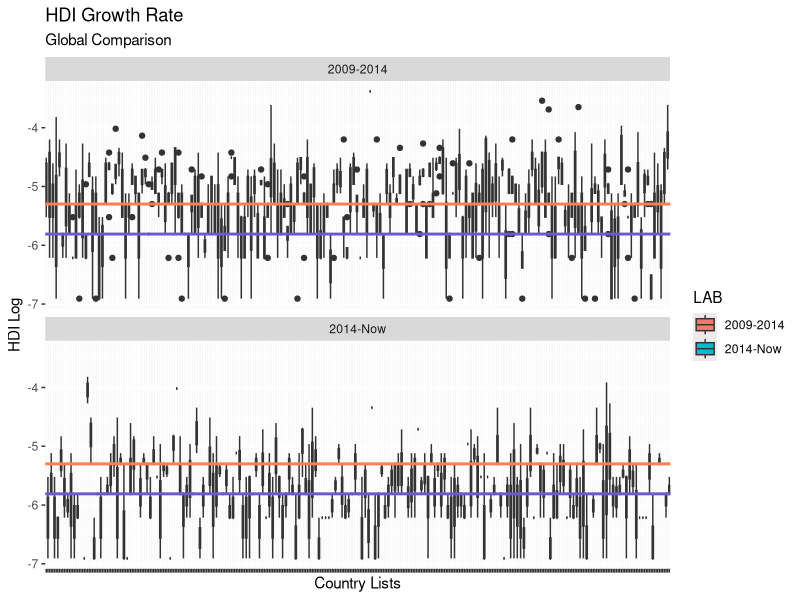
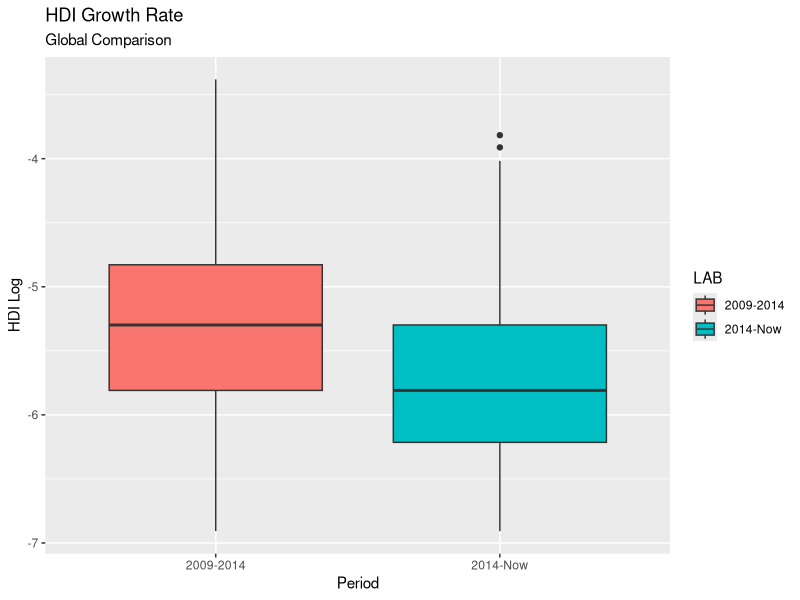
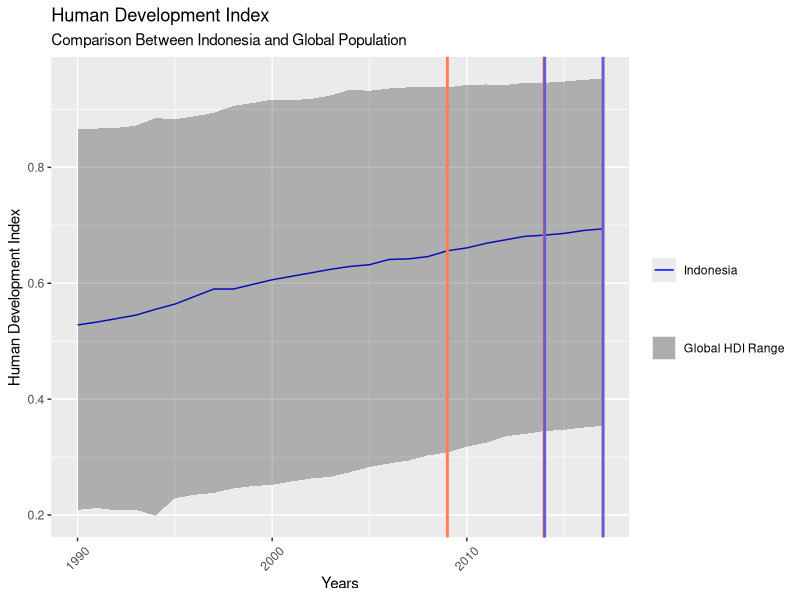

Write R code to recreate these figures, in order.
library("ggplot2")

# Parsing dataframe
HDI <- read.csv("HDI.csv")
SIZE <- dim(HDI)[1]

# Loop to slice the years
YEARS <- vector()
for (i in 1990:2017) {
    VAR <- paste(c("X", i), collapse = "")
    YEARS <- c(YEARS, VAR)
}

# Get global value
G_VAL <- HDI[YEARS]
colnames(G_VAL) <- c(1990:2017)

# Reshaping the dataframe
HDI_R <- data.frame(rep(0, 28))

for (i in 1:SIZE) {
    LOCAL <- G_VAL[i, ]
    LOCAL <- Reduce(c, LOCAL)
    HDI_R[i] <- LOCAL
}

# Parameters for ribbon plot
LOWER <- vector(); UPPER <- vector()
for (i in 1:dim(HDI_R)[1]) {
    LOWER <- c(LOWER, min(HDI_R[i, ], na.rm = T))
    UPPER <- c(UPPER, max(HDI_R[i, ], na.rm = T))
}

HDI_R$lower <- LOWER
HDI_R$upper <- UPPER
HDI_R$year <- c(1990:2017)

# Comparison Plot
P <- ggplot(HDI_R, aes(x = year)) +
    geom_line(aes(y = V79, colour = "Indonesia")) +
    labs(title = "Human Development Index",
         subtitle = "Comparison Between Indonesia and Global Population",
         x = "Years",
         y = "Human Development Index") +
    geom_ribbon(aes(ymin = lower, ymax = upper, fill = "Global HDI Range"),
                alpha = 0.3) +
    scale_colour_manual("", values = "blue") +
    scale_fill_manual("", values = "grey12") +
    geom_vline(xintercept = c(2009, 2013.97), color = "coral", size = 1) +
    geom_vline(xintercept = c(2014, 2017), color = "slateblue", size = 1) +
    theme(axis.text.x = element_text(angle = 45, vjust = 0.5))

# Divide HDI based on presidential era
INA <- HDI_R[79]

r_sub <- function(vec) {
    # Do recursive susbtraction within a vec
    i <- 1
    bins <- vector()
    while (i+1 <= length(vec)) {
        bins <- c(bins, vec[i+1] - vec[i])
        i <- i + 1
    }
    bins
}

# Calculate HDI growth
hdi_growth <- function(vec) {
    ERA <- list(9:10, 10:12, 12:15, 15:20, 20:25, 25:28)
    # Empty list as classifier
    GOV <- list("HBB" = "", "GUS" = "", "MEG" = "", "SBY1" = "", "SBY2" = "", "JKW" = "")
    LOG_GOV <- GOV

    k <- 1
    for (i in ERA) {
        GOV[[k]] <- r_sub(vec[i, ])         # HDI changes thorough specific era
        LOG_GOV[[k]] <- log(GOV[[k]])       # Log value of such changes
        k <- k + 1
    }
    list("GOV" = GOV, "LOG_GOV" = LOG_GOV)
}

# Empty list to contain all calculations
RES_GOV <- list(); RES_GOV <- append(RES_GOV, c(1:SIZE))
RES_LOG <- list(); RES_LOG <- append(RES_LOG, c(1:SIZE))

for (i in 1:SIZE) {
    RES_GOV[[i]] <- hdi_growth(HDI_R[i])[["GOV"]]
    RES_LOG[[i]] <- hdi_growth(HDI_R[i])[["LOG_GOV"]]
}

# Categorize acquired results
GOV <- RES_GOV[[79]]; LOG_GOV <- RES_LOG[[79]]

# Comparing global HDI growth during JKW and SBY2 eras
SBY <- list(); SBY <- append(SBY, c(1:SIZE))
JKW <- list(); JKW <- append(JKW, c(1:SIZE))

for (i in 1:SIZE) {
    SBY[[i]] <- RES_LOG[[i]]$SBY2
    JKW[[i]] <- RES_LOG[[i]]$JKW
}

# Preparing a new dataframe
growth_compare <- function(list_1, list_2, label_1, label_2) {
    # Vector containing country name
    CNAME <- vector()
    for (i in HDI$Country) CNAME <- c(CNAME, i)

    # Empty containers
    CLAB1 <- vector(); CLAB2 <- vector(); CLAB <- vector()
    LAB1 <- vector(); LAB2 <- vector(); LAB <- vector()
    VAL1 <- vector(); VAL2 <- vector(); VAL <- vector()
    
    # Iterators
    LEN1 <- length(list_1[[1]]); LEN2 <- length(list_2[[1]])

    for (i in 1:SIZE) {
        # For list_1
        CNAME1 <- paste(c(CNAME[i], "_1"), collapse="")
        CLAB1 <- c(CLAB1, rep(CNAME1, LEN1))
        LAB1 <- c(LAB1, rep(label_1, LEN1))
        VAL1 <- c(VAL1, list_1[[i]])

        # For list_2
        CNAME2 <- paste(c(CNAME[i], "_2"), collapse="")
        CLAB2 <- c(CLAB2, rep(CNAME2, LEN2))
        LAB2 <- c(LAB2, rep(label_2, LEN2))
        VAL2 <- c(VAL2, list_2[[i]])
    }
    CLAB <- c(CLAB1, CLAB2); LAB <- c(LAB1, LAB2); VAL <- c(VAL1, VAL2)
    data.frame(CLAB, LAB, VAL)              # Returning dataframe
}

GROWTH <- growth_compare(SBY, JKW, "2009-2014", "2014-Now")
MED1 <- median(Reduce(c, SBY), na.rm=T); MED2 <- median(Reduce(c, JKW), na.rm=T)

B1 <- ggplot(GROWTH, aes(x = CLAB, y = VAL, fill = LAB)) +
    geom_boxplot() +
    geom_hline(yintercept = MED1, color = "coral", size = 1) +
    geom_hline(yintercept = MED2, color = "slateblue", size = 1) +
    facet_wrap(~LAB, ncol=1) +
    labs(title = "HDI Growth Rate",
         subtitle = "Global Comparison",
         x = "Country Lists",
         y = "HDI Log") +
    theme(axis.text.x = element_blank())

B2 <- ggplot(GROWTH, aes(x = LAB, y = VAL, fill = LAB)) +
    geom_boxplot() +
    labs(title = "HDI Growth Rate",
         subtitle = "Global Comparison",
         x = "Period",
         y = "HDI Log")
